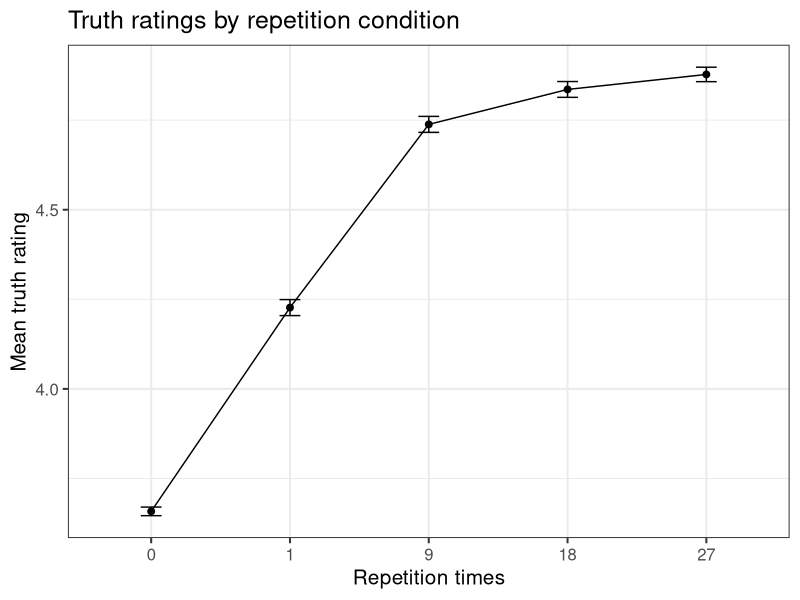
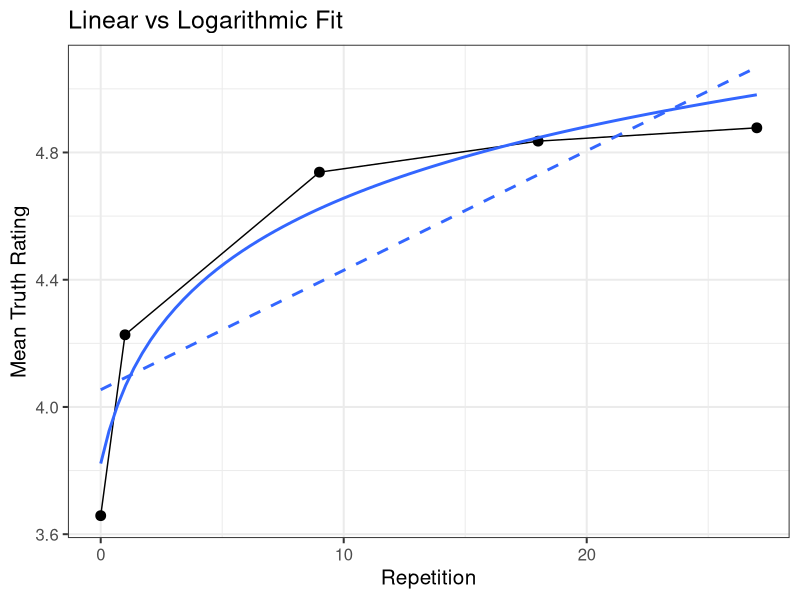

Write R code to recreate these figures, in order.
library("tidyverse")
library("afex")
library("emmeans")
theme_set(theme_bw(base_size = 15) + theme(legend.position = "bottom"))

# -----------------------------
# Load + prepare data
# -----------------------------
truth_ratings <- read_csv("ideal_counterbalanced.csv") %>%
  mutate(
    participant_id = factor(participant_id),
    repetition_numeric = as.numeric(repetition_times),
    repetition_factor  = factor(repetition_times, levels = c(0, 1, 9, 18, 27)),
    truth_score = as.integer(truth_score)
  )

glimpse(truth_ratings)

# -----------------------------
# 1) Descriptive stats (means/SD/SE/CI) by repetition condition
# -----------------------------
desc_by_cond <- truth_ratings %>%
  group_by(repetition_factor) %>%
  summarise(
    n = n(),
    mean = mean(truth_score, na.rm = TRUE),
    sd = sd(truth_score, na.rm = TRUE),
    se = sd / sqrt(n),
    ci95 = qt(0.975, df = n - 1) * se,
    .groups = "drop"
  )

desc_by_cond

# (Optional) participant-level means per condition (useful sanity check)
desc_by_participant <- truth_ratings %>%
  group_by(participant_id, repetition_factor) %>%
  summarise(mean_truth = mean(truth_score), .groups = "drop")

desc_by_participant

# -----------------------------
# 2) Plot: mean truth rating vs repetition condition (with 95% CI)
# -----------------------------
ggplot(desc_by_cond, aes(x = repetition_factor, y = mean, group = 1)) +
  geom_point(size = 2) +
  geom_line() +
  geom_errorbar(aes(ymin = mean - ci95, ymax = mean + ci95), width = 0.15) +
  labs(
    x = "Repetition times",
    y = "Mean truth rating",
    title = "Truth ratings by repetition condition"
  )

# -----------------------------
# 3) Repeated-measures ANOVA (within-subject factor: repetition_factor)
# -----------------------------
afex::afex_options(type = 3)

aov_rm <- aov_car(
  truth_score ~ repetition_factor + Error(participant_id/repetition_factor),
  data = truth_ratings,
  factorize = FALSE
)

aov_rm

# -----------------------------
# 4) Linear vs logarithmic fit (paper-style: per-participant correlations + paired t-test)
# -----------------------------
corrs <- truth_ratings %>%
  group_by(participant_id) %>%
  summarise(
    r_linear = cor(truth_score, repetition_numeric),
    r_log    = cor(truth_score, log(repetition_numeric + 1)),
    .groups = "drop"
  )

corrs

# Paired t-test: is log correlation > linear correlation?
tt <- t.test(corrs$r_log, corrs$r_linear, paired = TRUE)
tt

# Paired-samples Cohen's d on the difference in correlations
diff_r <- corrs$r_log - corrs$r_linear
d_paired <- mean(diff_r) / sd(diff_r)
d_paired

# Summary (mean/SD of correlations)
corrs %>%
  summarise(
    mean_r_linear = mean(r_linear), sd_r_linear = sd(r_linear),
    mean_r_log    = mean(r_log),    sd_r_log    = sd(r_log)
  )

# -----------------------------
# 5) Pairwise comparisons between repetition conditions
# -----------------------------

# Estimated marginal means
emm_rep <- emmeans(aov_rm, ~ repetition_factor)

# All pairwise comparisons (within-subject)
pairs_rep <- pairs(emm_rep, adjust = "none")  # match paper style (often unadjusted)
pairs_rep

# -----------------------------
# 6) Model comparison: Linear vs Log model (this is an extra analysis not in the paper. R sq log > R sq linear)
# -----------------------------

# Fit linear model
model_linear <- lm(
  truth_score ~ repetition_numeric,
  data = truth_ratings
)

# Fit log model
model_log <- lm(
  truth_score ~ log(repetition_numeric + 1),
  data = truth_ratings
)

# Compare models via AIC
AIC(model_linear, model_log)

# Compare via R-squared
summary(model_linear)$r.squared
summary(model_log)$r.squared

# Formal comparison (nested test is not exact because predictors differ,
# but gives relative fit)
anova(model_linear, model_log)


# -----------------------------
# 7) Graphs with fitted lines
# -----------------------------

means_plot <- truth_ratings %>%
  group_by(repetition_numeric) %>%
  summarise(
    mean_truth = mean(truth_score),
    se = sd(truth_score)/sqrt(n()),
    .groups = "drop"
  )

ggplot(means_plot, aes(x = repetition_numeric, y = mean_truth)) +
  geom_point(size = 3) +
  geom_line() +
  stat_smooth(
    method = "lm",
    se = FALSE,
    linetype = "dashed"
  ) +
  stat_smooth(
    method = "lm",
    formula = y ~ log(x + 1),
    se = FALSE
  ) +
  labs(
    x = "Repetition",
    y = "Mean Truth Rating",
    title = "Linear vs Logarithmic Fit"
  )


# -----------------------------
# 8) Cohen d's
# -----------------------------

nice(aov_rm, es = "pes")

# Ensure repetition_factor became character before pivoting
wide_means <- truth_ratings %>%
  group_by(participant_id, repetition_factor) %>%
  summarise(mean_truth = mean(truth_score), .groups = "drop") %>%
  mutate(repetition_factor = as.character(repetition_factor)) %>%
  pivot_wider(names_from = repetition_factor, values_from = mean_truth)

# Function for paired Cohen's d
paired_d <- function(x, y) {
  diff <- x - y
  mean(diff, na.rm = TRUE) / sd(diff, na.rm = TRUE)
}

levels_rep <- c("0","1","9","18","27")

# Create empty matrix
d_matrix <- matrix(NA,
                   nrow = length(levels_rep),
                   ncol = length(levels_rep),
                   dimnames = list(levels_rep, levels_rep))

# Fill matrix
for (i in 1:length(levels_rep)) {
  for (j in 1:length(levels_rep)) {
    if (i < j) {
      d_matrix[i, j] <- paired_d(
        wide_means[[levels_rep[i]]],
        wide_means[[levels_rep[j]]]
      )
    }
  }
}

# Convert to dataframe for nicer printing
d_table <- as.data.frame(d_matrix)
d_table
